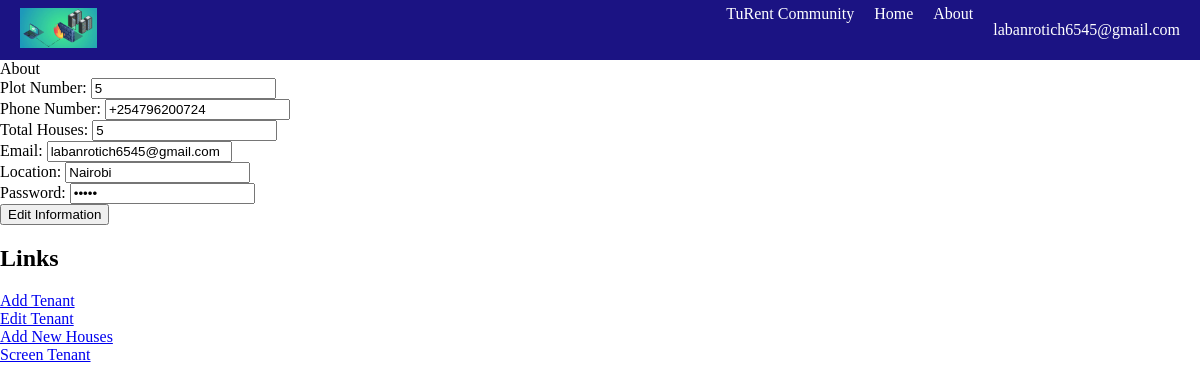
Page /home (signed in) on the committed database.
### app/models.py (models this page shows, shortened)
class PlotInformation(Base):
    __tablename__ = 'plot_information'
    id = Column(Integer, primary_key=True)
    plot_number = Column(String(50), nullable=False)
    phone_number = Column(String(50), nullable=False)
    total_houses = Column(Integer, nullable=False)
    email = Column(String(100), nullable=False)
    location = Column(String(100), nullable=False)
    password1 = Column(String(100), nullable=False)

### app/views.py (the view)
@app.route("/home")
@login_required
def home():
    print("Current user:", current_user)  # Print the current user for debugging purposes
    if 'plot_id' in session and 'plot_number' in session:
        plot_id = session['plot_id']
        plot_number = session['plot_number']
        print("Logged in as landlord. Plot ID:", plot_id)
        print("Plot Number:", plot_number)
        plot = db_session.query(PlotInformation).filter_by(plot_number=plot_number).first()
        return render_template('landlord_home.html', plot=plot)  # Pass the 'plot' variable to the template context
    elif 'tenant_id' in session:
        tenant_id = session['tenant_id']
        print("Logged in as tenant. Tenant ID:", tenant_id)
        return render_template('plot_info.html', user_type='tenant')
    else:
        print("User is not properly authenticated. Redirecting to the login page.")
        return redirect('/login')

### app/views.py (called while the page is built)
@login_manager.user_loader
def load_user(user_id):
    return db_session.query(PlotInformation).get(user_id)

### app/templates/landlord_home.html
{% extends "templates/base.html" %}
{% block title %}About{% endblock %}
{% block main %}
            <body>
                <div class="form-container">
                    <form id="myForm" action="/edit_plot" method="POST">
                        <label for="plot_number">Plot Number:</label>
                    <input type="text" name="plot_number" value="{{ plot.plot_number }}" required><br>
                    <label for="phone_number">Phone Number:</label>
                    <input type="text" name="phone_number" value="{{ plot.phone_number }}" required><br>
                    <label for="total_houses">Total Houses:</label>
                    <input type="number" name="total_houses" value="{{ plot.total_houses }}" required><br>
                    <label for="email">Email:</label>
                    <input type="email" name="email" value="{{ plot.email }}" required><br>
                    <div class="location-container">
                        <label for="location">Location:</label>
                        <input type="text" name="location" value="{{ plot.location }}" required><br>
                    </div>
                    <label for="password1">Password:</label>
                    <input type="password" name="password1" value="{{ plot.password1 }}" required><br>
                    <input type="submit" value="Edit Information">
                    </form>
                    <div class="links-container">
                        <h2>Links</h2>
                        <a href="/add_tenant">Add Tenant</a><br>
                        <a href="/edit_tenant">Edit Tenant</a><br>
                        <a href="/add_house_info">Add New Houses</a><br>
                        <a href="/screen-tenant">Screen Tenant</a><br>
                    </div>
                </div>
            </body>
{% endblock %}

### app/templates/templates/base.html (shortened to what this page needs)
<!DOCTYPE html>
<html>
<head>
    <link rel="stylesheet" href="{{ url_for('static', filename='landlord_home.css') }}">
</head>
<body>
    <div class="navbar">
        <div class="navbar-logo">
            <img src="./static/img/firewall.PNG" alt="Logo" height="40">
        </div>
        <div class="navbar-links">
            <a href="#">TuRent Community</a>
            <a href="#">Home</a>
            <a href="#">About</a>
            <p>{{ current_user.email }}</p>
        </div>
    </div>
    {% block title%}  {% endblock%}
    {% block main %}
    {%endblock%}
</body>
</html>

### app/templates/templates/base.html (style rules this page uses)
body { margin: 0; padding: 0; }
.navbar { background-color: rgb(27, 19, 131); color: white; display: flex; align-items: center; height: 60px; }
.navbar-logo { margin-left: 20px; }
.navbar-links { margin-left: auto; margin-right: 20px; display: flex; }
.navbar-links a { color: white; text-decoration: none; margin-right: 20px; }

### rows in the picture
PlotInformation: email "labanrotich6545@gmail.com", plot_number "5", phone_number "+254796200724", total_houses "5", location "Nairobi"
